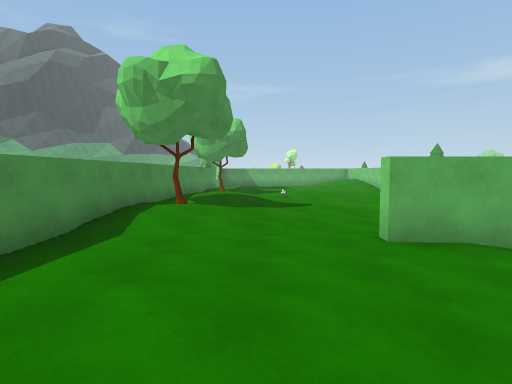
[1] (above)

21 first-person views from a walk through a Unity game level. The camera is 1.4 m above the floor, tilts 4° down and sees 80° across. The floor is counted in squares, 2 m on a side. Each view is taken from the middle of a square. On the plan, view 1 faces up. The plan holds only what a view shows up to about 10 squares ahead; the rest is blank. The place goes on beyond the plan. The player is left out.

[2]
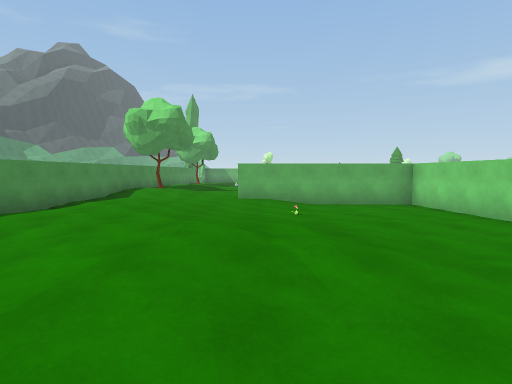

[3]
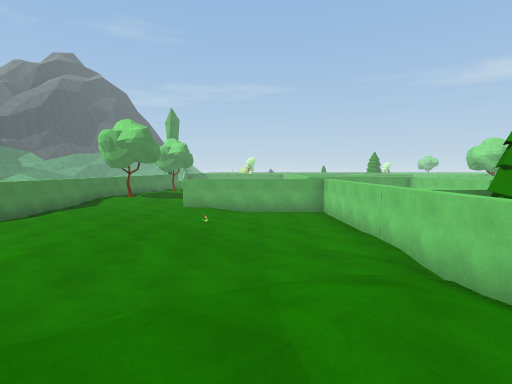

[4]
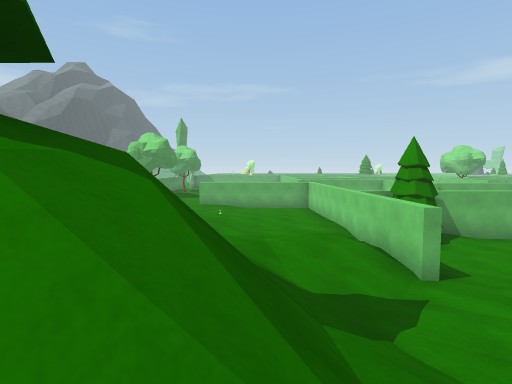

[5]
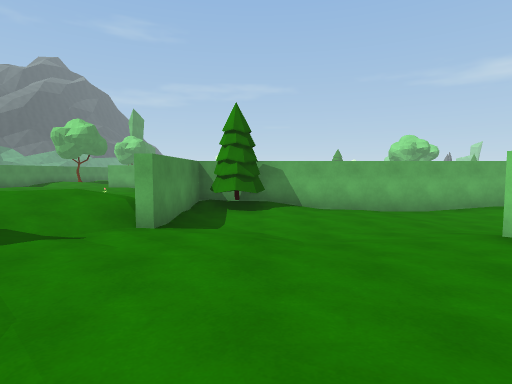

[6]
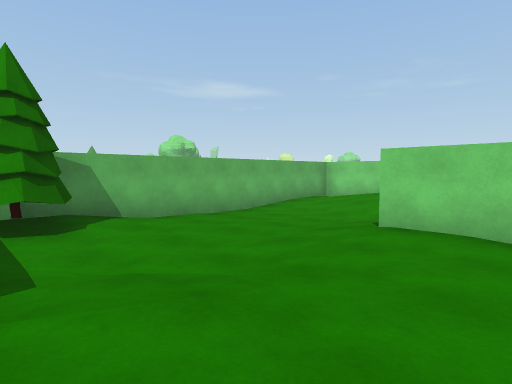

[7]
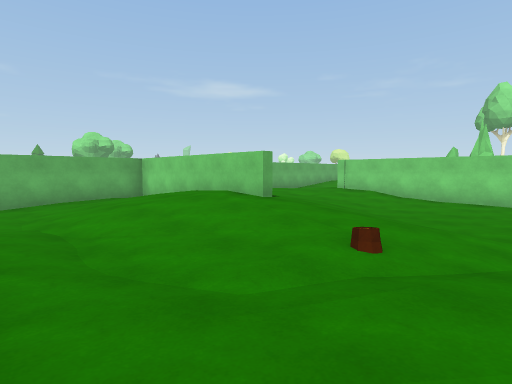

[8]
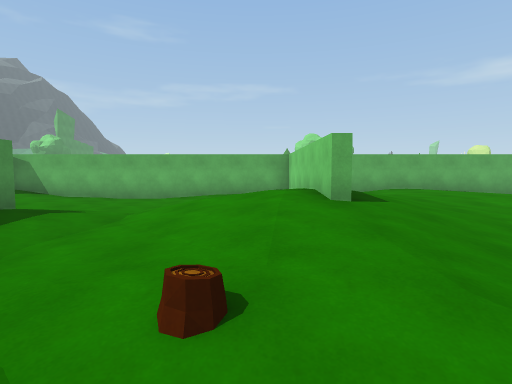

[9]
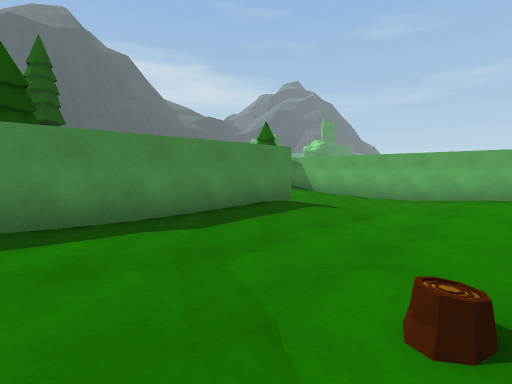

[10]
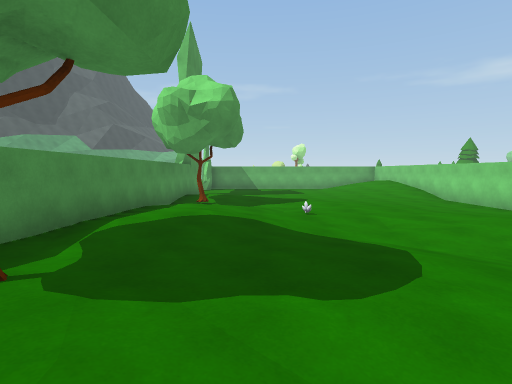

[11]
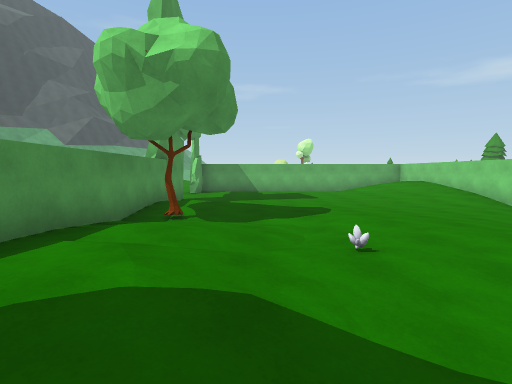

[12]
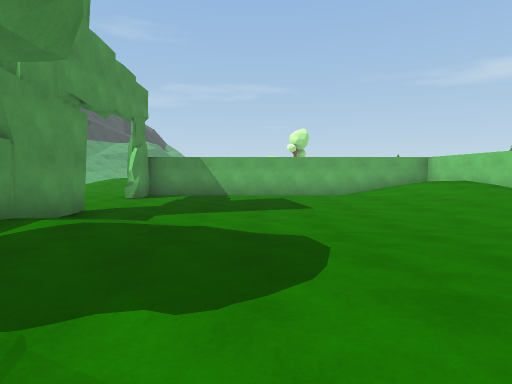

[13]
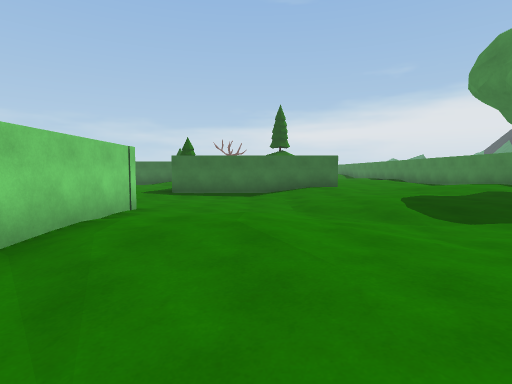

[14]
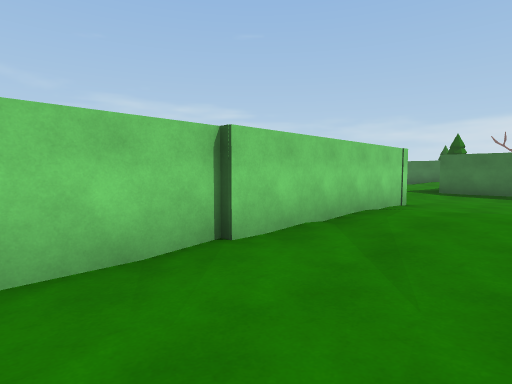

[15]
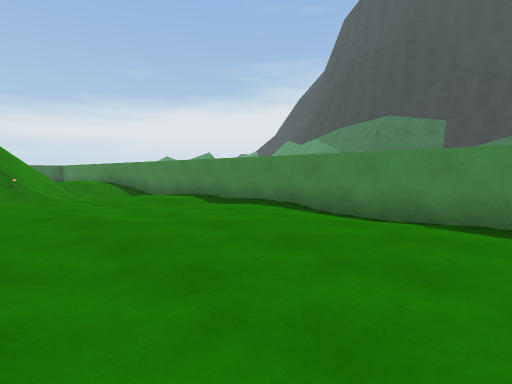

[16]
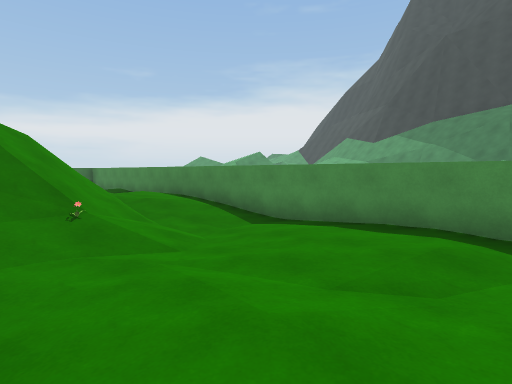

[17]
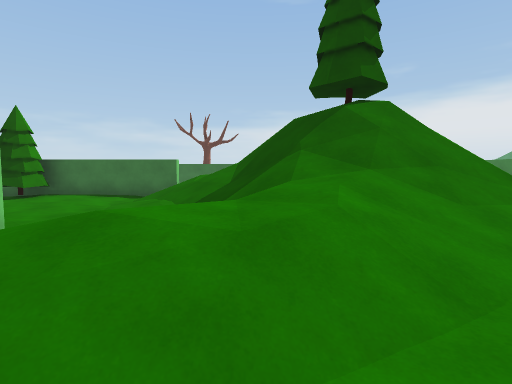

[18]
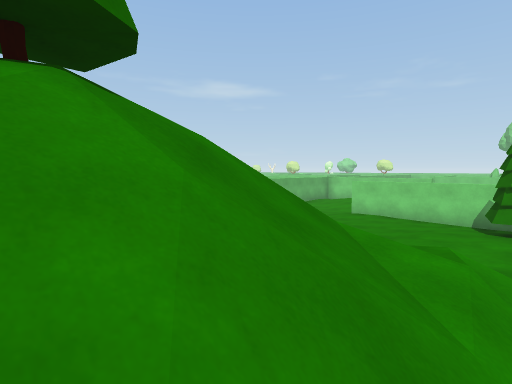

[19]
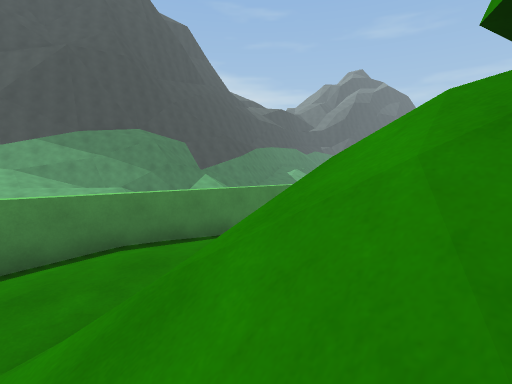

[20]
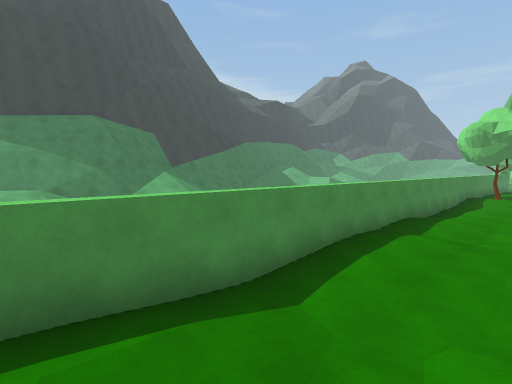

[21]
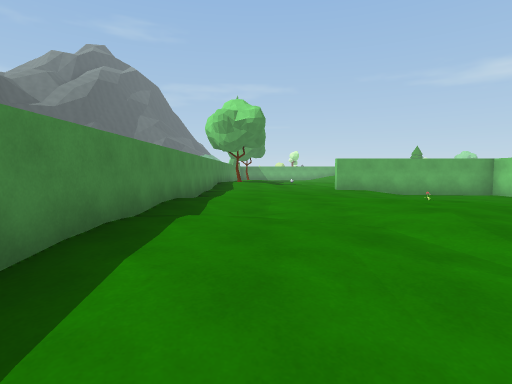

### Floor plan
Key: @ floor where view 1 was taken; # wall or solid block; . main floor; : floor 0.25 m higher than the main floor; - floor 0.25 m lower than the main floor; + floor 0.5 m higher than the main floor; * floor 0.75 m higher than the main floor; % floor 1 m higher than the main floor; & floor 1.25 m higher than the main floor; / step, stairs or slope; = window, fence, low wall or low ledge; v drop or lower ground; T tree; O other object.
Columns run from 13 left of view 1 to 19 right of it. Each row starts with its distance up from view 1.
 22          -###########
 21          -#------.:+#
 20           -------.:+#
 19           -------..+#
 18           #------..:#
 17           #------...#
 16           ##..----..#
 15            #.......-#
 14            T......--#
 13            #......--#
 12            #......--#
 11            #:.......#
 10            #+:......#
  9            #+.......#
  8            #:...-...#
  7            T:::..---#
  6            #+:...----
  5            #+:....---
  4            #:::######
  3            #::::....#
  2            #++:.....#
  1            #++:.O...#
  0            #+@+:::..#
 -1            #++++:...#
 -2            #:++++...#############
 -3           +#++++:::.TT..---..# .:
 -4           :#+++::///#...---.:# .:
 -5  ##       .#:.:+/%%/#...---.+# ::
 -6 v#/       .#.+O///*:.......:+#+..
 -7 v=        :#://///:::...#...+#+..
 -8           +#%//T///::...#...++..-
 -9           +=% /TT///.::.#...::.--
-10           +#%/////&/.::T#.....---
-11            #*////// #####....---

Positions as (right, up) in squares from view 1, and headings:
1: (0, 0), facing up
2: (2, -5), facing up
3: (4, -7), facing up
4: (4, -10), facing up
5: (8, -10), facing up
6: (7, -8), facing up-right
7: (12, -11), facing up-right
8: (15, -11), facing up
9: (15, -11), facing up-left
10: (0, 5), facing up
11: (0, 8), facing up
12: (1, 12), facing up
13: (4, 13), facing down
14: (4, 14), facing down-right
15: (2, 3), facing down-left
16: (2, -2), facing down-left
17: (4, -3), facing down
18: (2, -11), facing up-right
19: (2, -11), facing up-left
20: (0, -8), facing up-left
21: (-1, -6), facing up
